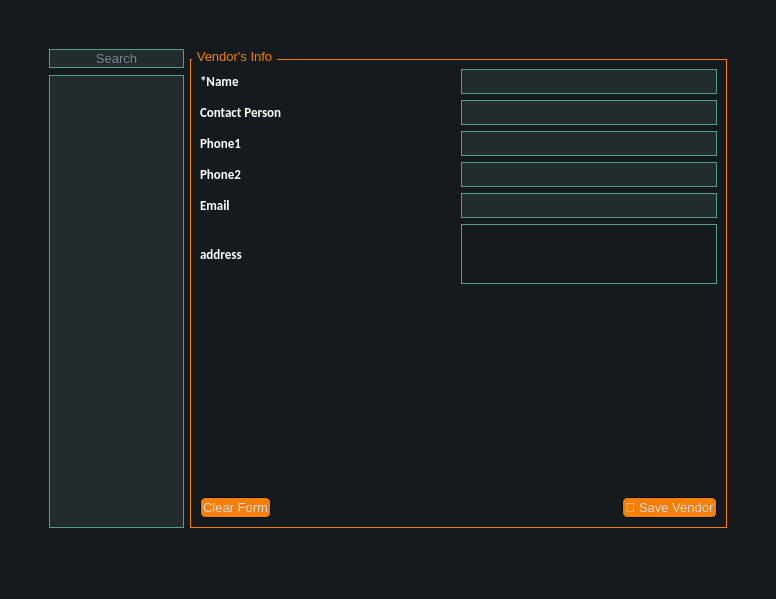
<?xml version="1.0" encoding="UTF-8"?>
<ui version="4.0">
 <class>MainWindow</class>
 <widget class="QMainWindow" name="MainWindow">
  <property name="geometry">
   <rect>
    <x>0</x>
    <y>0</y>
    <width>776</width>
    <height>599</height>
   </rect>
  </property>
  <property name="windowTitle">
   <string>MainWindow</string>
  </property>
  <property name="styleSheet">
   <string notr="true">QMainWindow , QWidget {
	font-size: 10pt;
	font-family: &quot;Segoe UI&quot;;
	background-color:#151a1e;
}

QCalendar {
	font-size: 10pt;
	font-family: &quot;Segoe UI&quot;;
	background-color: #151a1e;
}

QTextEdit {
	font-size: 10pt;
	font-family: &quot;Segoe UI&quot;;
	border-width: 1px;
	border-style: solid;
	border-color: #4fa08b;
	background-color: #222b2e;
	color: #d3dae3;
}

QPlainTextEdit {
	font-size: 10pt;
	font-family: &quot;Segoe UI&quot;;
	border-width: 1px;
	border-style: solid;
	border-color: #4fa08b;
	background-color: #222b2e;
	color: #d3dae3;
}

QToolButton {
	font-size: 10pt;
	font-family: &quot;Segoe UI&quot;;
	border-style: solid;
	border-top-color: qlineargradient(spread:pad, x1:0.5, y1:1, x2:0.5, y2:0, stop:0 rgb(215, 215, 215), stop:1 rgb(222, 222, 222));
	border-right-color: qlineargradient(spread:pad, x1:0, y1:0.5, x2:1, y2:0.5, stop:0 rgb(217, 217, 217), stop:1 rgb(227, 227, 227));
	border-left-color: qlineargradient(spread:pad, x1:0, y1:0.5, x2:1, y2:0.5, stop:0 rgb(227, 227, 227), stop:1 rgb(217, 217, 217));
	border-bottom-color: qlineargradient(spread:pad, x1:0.5, y1:1, x2:0.5, y2:0, stop:0 rgb(215, 215, 215), stop:1 rgb(222, 222, 222));
	border-width: 1px;
	border-radius: 5px;
	color: #d3dae3;
	padding: 2px;
	background-color: rgb(255,255,255);
}

QToolButton:hover {
	font-size: 10pt;
	font-family: &quot;Segoe UI&quot;;
	border-style: solid;
	border-top-color: qlineargradient(spread:pad, x1:0.5, y1:1, x2:0.5, y2:0, stop:0 rgb(195, 195, 195), stop:1 rgb(222, 222, 222));
	border-right-color: qlineargradient(spread:pad, x1:0, y1:0.5, x2:1, y2:0.5, stop:0 rgb(197, 197, 197), stop:1 rgb(227, 227, 227));
	border-left-color: qlineargradient(spread:pad, x1:0, y1:0.5, x2:1, y2:0.5, stop:0 rgb(227, 227, 227), stop:1 rgb(197, 197, 197));
	border-bottom-color: qlineargradient(spread:pad, x1:0.5, y1:1, x2:0.5, y2:0, stop:0 rgb(195, 195, 195), stop:1 rgb(222, 222, 222));
	border-width: 1px;
	border-radius: 5px;
	color: rgb(0,0,0);
	padding: 2px;
	background-color: rgb(255,255,255);
}

QToolButton:pressed {
	font-size: 10pt;
	font-family: &quot;Segoe UI&quot;;
	border-style: solid;
	border-top-color: qlineargradient(spread:pad, x1:0.5, y1:1, x2:0.5, y2:0, stop:0 rgb(215, 215, 215), stop:1 rgb(222, 222, 222));
	border-right-color: qlineargradient(spread:pad, x1:0, y1:0.5, x2:1, y2:0.5, stop:0 rgb(217, 217, 217), stop:1 rgb(227, 227, 227));
	border-left-color: qlineargradient(spread:pad, x1:0, y1:0.5, x2:1, y2:0.5, stop:0 rgb(227, 227, 227), stop:1 rgb(217, 217, 217));
	border-bottom-color: qlineargradient(spread:pad, x1:0.5, y1:1, x2:0.5, y2:0, stop:0 rgb(215, 215, 215), stop:1 rgb(222, 222, 222));
	border-width: 1px;
	border-radius: 5px;
	color: rgb(0,0,0);
	padding: 2px;
	background-color: rgb(142,142,142);
}

QPushButton {
	font-size: 10pt;
	font-family: &quot;Segoe UI&quot;;
	border-style: solid;
	border-color: #050a0e;
	border-width: 1px;
	border-radius: 5px;
	color: #d3dae3;
	padding: 2px;
	background-color: #F77F00;
}

QPushButton::default {
	font-size: 10pt;
	font-family: &quot;Segoe UI&quot;;
	border-style: solid;
	border-color: #050a0e;
	border-width: 1px;
	border-radius: 5px;
	color: #FFFFFF;
	padding: 2px;
	background-color: #151a1e;;
}

QPushButton:hover {
	font-size: 10pt;
	font-family: &quot;Segoe UI&quot;;
	border-style: solid;
	border-color: #050a0e;
	border-width: 1px;
	border-radius: 5px;
	color: #d3dae3;
	padding: 2px;
	background-color: #1c1f1f;
}

QPushButton:pressed {
	font-size: 10pt;
	font-family: &quot;Segoe UI&quot;;
	border-style: solid;
	border-color: #050a0e;
	border-width: 1px;
	border-radius: 5px;
	color: #d3dae3;
	padding: 2px;
	background-color: #2c2f2f;
}

QPushButton:disabled {
	font-size: 10pt;
	font-family: &quot;Segoe UI&quot;;
	border-style: solid;
	border-top-color: qlineargradient(spread:pad, x1:0.5, y1:1, x2:0.5, y2:0, stop:0 rgb(215, 215, 215), stop:1 rgb(222, 222, 222));
	border-right-color: qlineargradient(spread:pad, x1:0, y1:0.5, x2:1, y2:0.5, stop:0 rgb(217, 217, 217), stop:1 rgb(227, 227, 227));
	border-left-color: qlineargradient(spread:pad, x1:0, y1:0.5, x2:1, y2:0.5, stop:0 rgb(227, 227, 227), stop:1 rgb(217, 217, 217));
	border-bottom-color: qlineargradient(spread:pad, x1:0.5, y1:1, x2:0.5, y2:0, stop:0 rgb(215, 215, 215), stop:1 rgb(222, 222, 222));
	border-width: 1px;
	border-radius: 5px;
	color: #808086;
	padding: 2px;
	background-color: rgb(142,142,142);
}

QLineEdit {
	font-size: 10pt;
	font-family: &quot;Segoe UI&quot;;
	border-width: 1px;
	border-style: solid;
	border-color: #4fa08b;
	background-color: #222b2e;
	color: #d3dae3;
}

QLineEdit:disabled {
	font-size: 10pt;
	font-family: &quot;Segoe UI&quot;;
	border-width: 1px;
	border-style: solid;
	border-color: #4fa08b;
    background-color: #151a1e;
    color: #151a1e;
}

QLCDNumber {
	font-size: 10pt;
	font-family: &quot;Segoe UI&quot;;
	color: #4d9b87;
}

QProgressBar {
	font-size: 10pt;
	font-family: &quot;Segoe UI&quot;;
	text-align: center;
	color: #d3dae3;
	border-radius: 10px;
	border-color: transparent;
	border-style: solid;
	background-color: #52595d;
}

QProgressBar::chunk {
	font-size: 10pt;
	font-family: &quot;Segoe UI&quot;;
	background-color: #214037	;
	border-radius: 10px;
}

QMenuBar {
	font-size: 10pt;
	font-family: &quot;Segoe UI&quot;;
	background-color: #151a1e;
}

QMenuBar::item {
	font-size: 10pt;
	font-family: &quot;Segoe UI&quot;;
	color: #d3dae3;
  	spacing: 3px;
  	padding: 1px 4px;
	background-color: #151a1e;
}

QMenuBar::item:selected {
	font-size: 10pt;
	font-family: &quot;Segoe UI&quot;;
	background-color: #252a2e;
	color: #FFFFFF;
}

QMenu {
	font-size: 10pt;
	font-family: &quot;Segoe UI&quot;;
	background-color: #151a1e;
}

QMenu::item:selected {
	font-size: 10pt;
	font-family: &quot;Segoe UI&quot;;
	background-color: #252a2e;
	color: #FFFFFF;
}

QMenu::item {
	font-size: 10pt;
	font-family: &quot;Segoe UI&quot;;
	color: #d3dae3;
	background-color: #151a1e;
}

QTabBar::tab:first {
	font-size: 10pt;
	font-family: &quot;Segoe UI&quot;;
	border-style: solid;
	border-left-width:1px;
	border-right-width:0px;
	border-top-width:1px;
	border-bottom-width:0px;
	border-top-color: #050a0e;
	border-left-color: #050a0e;
	border-bottom-color: #050a0e;
	border-top-left-radius: 4px;
	color: #d3dae3;
	padding: 3px;
	margin-left:0px;
	background-color: #151a1e;
}

QTabBar::tab:last {
	font-size: 10pt;
	font-family: &quot;Segoe UI&quot;;
	border-style: solid;
	border-top-width:1px;
	border-left-width:1px;
	border-right-width:1px;
	border-bottom-width:0px;
	border-color: #050a0e;
	border-top-right-radius: 4px;
	color: #d3dae3;
	padding: 3px;
	margin-left:0px;
	background-color: #151a1e;
}

QTabBar::tab {
	font-size: 10pt;
	font-family: &quot;Segoe UI&quot;;
	border-style: solid;
	border-top-width:1px;
	border-bottom-width:0px;
	border-left-width:1px;
	border-top-color: #050a0e;
	border-left-color: #050a0e;
	border-bottom-color: #050a0e;
	color: #d3dae3;
	padding: 3px;
	margin-left:0px;
	background-color: #151a1e;
}


QTabBar::tab:selected, QTabBar::tab:last:selected, QTabBar::tab:hover {
	font-size: 10pt;
	font-family: &quot;Segoe UI&quot;;
	border-style: solid;
  	border-left-width:1px;
	border-bottom-width:0px;
	border-right-color: transparent;
	border-top-color: #050a0e;
	border-left-color: #050a0e;
	border-bottom-color: #050a0e;
	color: #FFFFFF;
	padding: 3px;
	margin-left:0px;
    background-color: #F77F00;
}

QTabBar::tab:selected, QTabBar::tab:first:selected, QTabBar::tab:hover {
	font-size: 10pt;
	font-family: &quot;Segoe UI&quot;;
	border-style: solid;
  	border-left-width:1px;
  	border-bottom-width:0px;
  	border-top-width:1px;
	border-right-color: transparent;
	border-top-color: #050a0e;
	border-left-color: #050a0e;
	border-bottom-color: #050a0e;
	color: #FFFFFF;
	padding: 3px;
	margin-left:0px;
    background-color: #F77F00;
}

QCheckBox {
	font-size: 10pt;
	font-family: &quot;Segoe UI&quot;;
	color: #d3dae3;
	padding: 2px;
}

QCheckBox:disabled {
	font-size: 10pt;
	font-family: &quot;Segoe UI&quot;;
	color: #808086;
	padding: 2px;
}

QCheckBox:hover {
	font-size: 10pt;
	font-family: &quot;Segoe UI&quot;;
	border-radius:4px;
	border-style:solid;
	padding-left: 1px;
	padding-right: 1px;
	padding-bottom: 1px;
	padding-top: 1px;
	border-width:1px;
	border-color: transparent;
}

QCheckBox::indicator:checked {
	font-size: 10pt;
	font-family: &quot;Segoe UI&quot;;
	height: 10px;
	width: 10px;
	border-style:solid;
	border-width: 1px;
	border-color: #4fa08b;
	color: #000000;
	background-color: qradialgradient(cx:0.4, cy:0.4, radius: 1.5,fx:0, fy:0, stop:0 #1e282c, stop:0.3 #1e282c, stop:0.4 #4fa08b, stop:0.5 #1e282c, stop:1 #1e282c);
}

QCheckBox::indicator:unchecked {
	font-size: 10pt;
	font-family: &quot;Segoe UI&quot;;
	height: 10px;
	width: 10px;
	border-style:solid;
	border-width: 1px;
	border-color: #4fa08b;
	color: #000000;
}

QRadioButton {
	font-size: 10pt;
	font-family: &quot;Segoe UI&quot;;
	color: #d3dae3;
	padding: 1px;
}

QRadioButton::indicator:checked {
	font-size: 10pt;
	font-family: &quot;Segoe UI&quot;;
	height: 10px;
	width: 10px;
	border-style:solid;
	border-radius:5px;
	border-width: 1px;
	border-color: #4fa08b;
	color: #a9b7c6;
	background-color: qradialgradient(cx:0.5, cy:0.5, radius:0.4,fx:0.5, fy:0.5, stop:0 #4fa08b, stop:1 #1e282c);
}

QRadioButton::indicator:!checked {
	font-size: 10pt;
	font-family: &quot;Segoe UI&quot;;
	height: 10px;
	width: 10px;
	border-style:solid;
	border-radius:5px;
	border-width: 1px;
	border-color: #4fa08b;
	color: #a9b7c6;
	background-color: transparent;
}

QStatusBar {
	font-size: 10pt;
	font-family: &quot;Segoe UI&quot;;
	color:#027f7f;
}

QSpinBox {
	font-size: 10pt;
	font-family: &quot;Segoe UI&quot;;
	color: #d3dae3;
	background-color: #222b2e;
	border-width: 1px;
	border-style: solid;
	border-color: #4fa08b;
}

QSpinBox:disabled {
	font-size: 10pt;
	font-family: &quot;Segoe UI&quot;;
	background-color: #151a1e;
    color: #151a1e;
}

QDoubleSpinBox {
	font-size: 10pt;
	font-family: &quot;Segoe UI&quot;;
	color: #d3dae3;
	background-color: #222b2e;
	border-width: 1px;
	border-style: solid;
	border-color: #4fa08b;
}

QTimeEdit {
	font-size: 10pt;
	font-family: &quot;Segoe UI&quot;;
	color: #d3dae3;
	background-color: #222b2e;
	border-width: 1px;
	border-style: solid;
	border-color: #4fa08b;
}

QDateTimeEdit {
	font-size: 10pt;
	font-family: &quot;Segoe UI&quot;;
	color: #d3dae3;
	background-color: #222b2e;
	border-width: 1px;
	border-style: solid;
	border-color: #4fa08b;
}

QDateEdit {
	font-size: 10pt;
	font-family: &quot;Segoe UI&quot;;
	color: #d3dae3;
	background-color: #222b2e;
	border-width: 1px;
	border-style: solid;
	border-color: #4fa08b;
}

QFontComboBox {
	font-size: 10pt;
	font-family: &quot;Segoe UI&quot;;
	color: #d3dae3;
	background-color: #222b2e;
	border-width: 1px;
	border-style: solid;
	border-color: #4fa08b;
}

QComboBox {
	font-size: 10pt;
	font-family: &quot;Segoe UI&quot;;
	color: #d3dae3;
	background-color: #222b2e;
	border-width: 1px;
	border-style: solid;
	border-color: #4fa08b;
}

QComboBox QAbstractItemView {
	font-size: 10pt;
	font-family: &quot;Segoe UI&quot;;
	background-color: #222b2e;
	color: #d3dae3;
	selection-background-color: #007acc;
}

QDial {
	font-size: 10pt;
	font-family: &quot;Segoe UI&quot;;
	background: #16a085;
}

QToolBox {
	font-size: 10pt;
	font-family: &quot;Segoe UI&quot;;
	color: #a9b7c6;
	background-color: #222b2e;
}

QToolBox::tab {
	font-size: 10pt;
	font-family: &quot;Segoe UI&quot;;
	color: #a9b7c6;
	background-color:#222b2e;
}

QToolBox::tab:selected {
	font-size: 10pt;
	font-family: &quot;Segoe UI&quot;;
	color: #FFFFFF;
	background-color:#222b2e;
}

QSlider::groove:horizontal {
	font-size: 10pt;
	font-family: &quot;Segoe UI&quot;;
	height: 5px;
	background-color: #52595d;
}

QSlider::groove:vertical {
	font-size: 10pt;
	font-family: &quot;Segoe UI&quot;;
	width: 5px;
	background-color: #52595d;
}

QSlider::handle:horizontal {
	font-size: 10pt;
	font-family: &quot;Segoe UI&quot;;
	background: #1a2224;
	border-style: solid;
	border-width: 1px;
	border-color: rgb(207,207,207);
	width: 12px;
	margin: -5px 0;
	border-radius: 7px;
}

QSlider::handle:vertical {
	font-size: 10pt;
	font-family: &quot;Segoe UI&quot;;
	background: #1a2224;
	border-style: solid;
	border-width: 1px;
	border-color: rgb(207,207,207);
	height: 12px;
	margin: 0 -5px;
	border-radius: 7px;
}

QSlider::add-page:horizontal {
	font-size: 10pt;
	font-family: &quot;Segoe UI&quot;;
	background: #52595d;
}

QSlider::add-page:vertical {
	font-size: 10pt;
	font-family: &quot;Segoe UI&quot;;
	background: #52595d;
}

QSlider::sub-page:horizontal {
	font-size: 10pt;
	font-family: &quot;Segoe UI&quot;;
	background-color: #15433a;
}

QSlider::sub-page:vertical {
	font-size: 10pt;
	font-family: &quot;Segoe UI&quot;;
	background-color: #15433a;
}

QScrollBar:horizontal {
	font-size: 10pt;
	font-family: &quot;Segoe UI&quot;;
	max-height: 10px;
	border: 1px transparent grey;
	margin: 0px 20px 0px 20px;
	background: transparent;
}

QScrollBar:vertical {
	font-size: 10pt;
	font-family: &quot;Segoe UI&quot;;
	max-width: 10px;
	border: 1px transparent grey;
	margin: 20px 0px 20px 0px;
	background: transparent;
}

QScrollBar::handle:horizontal {
	font-size: 10pt;
	font-family: &quot;Segoe UI&quot;;
	background: #52595d;
	border-style: transparent;
	border-radius: 4px;
	min-width: 25px;
}

QScrollBar::handle:horizontal:hover {
	font-size: 10pt;
	font-family: &quot;Segoe UI&quot;;
	background: #58a492;
	border-style: transparent;
	border-radius: 4px;
	min-width: 25px;
}

QScrollBar::handle:vertical {
	font-size: 10pt;
	font-family: &quot;Segoe UI&quot;;
	background: #52595d;
	border-style: transparent;
	border-radius: 4px;
	min-height: 25px;
}

QScrollBar::handle:vertical:hover {
	font-size: 10pt;
	font-family: &quot;Segoe UI&quot;;
	background: #58a492;
	border-style: transparent;
	border-radius: 4px;
	min-height: 25px;
}

QScrollBar::add-line:horizontal {
	font-size: 10pt;
	font-family: &quot;Segoe UI&quot;;
	border: 2px transparent grey;
   border-top-right-radius: 4px;
   border-bottom-right-radius: 4px;
   background: #15433a;
   width: 20px;
   subcontrol-position: right;
   subcontrol-origin: margin;
}

QScrollBar::add-line:horizontal:pressed {
	font-size: 10pt;
	font-family: &quot;Segoe UI&quot;;
	border: 2px transparent grey;
   border-top-right-radius: 4px;
   border-bottom-right-radius: 4px;
   background: rgb(181,181,181);
   width: 20px;
   subcontrol-position: right;
   subcontrol-origin: margin;
}

QScrollBar::add-line:vertical {
	font-size: 10pt;
	font-family: &quot;Segoe UI&quot;;
	border: 2px transparent grey;
   border-bottom-left-radius: 4px;
   border-bottom-right-radius: 4px;
   background: #15433a;
   height: 20px;
   subcontrol-position: bottom;
   subcontrol-origin: margin;
}

QScrollBar::add-line:vertical:pressed {
	font-size: 10pt;
	font-family: &quot;Segoe UI&quot;;
	border: 2px transparent grey;
   border-bottom-left-radius: 4px;
   border-bottom-right-radius: 4px;
   background: rgb(181,181,181);
   height: 20px;
   subcontrol-position: bottom;
   subcontrol-origin: margin;
}

QScrollBar::sub-line:horizontal {
	font-size: 10pt;
	font-family: &quot;Segoe UI&quot;;
	border: 2px transparent grey;
   border-top-left-radius: 4px;
   border-bottom-left-radius: 4px;
   background: #15433a;
   width: 20px;
   subcontrol-position: left;
   subcontrol-origin: margin;
}

QScrollBar::sub-line:horizontal:pressed {
	font-size: 10pt;
	font-family: &quot;Segoe UI&quot;;
	border: 2px transparent grey;
   border-top-left-radius: 4px;
   border-bottom-left-radius: 4px;
   background: rgb(181,181,181);
   width: 20px;
   subcontrol-position: left;
   subcontrol-origin: margin;
}

QScrollBar::sub-line:vertical {
	font-size: 10pt;
	font-family: &quot;Segoe UI&quot;;
	border: 2px transparent grey;
   border-top-left-radius: 4px;
   border-top-right-radius: 4px;
   background: #15433a;
   height: 20px;
   subcontrol-position: top;
   subcontrol-origin: margin;
}

QScrollBar::sub-line:vertical:pressed {
	font-size: 10pt;
	font-family: &quot;Segoe UI&quot;;
	border: 2px transparent grey;
   border-top-left-radius: 4px;
   border-top-right-radius: 4px;
   background: rgb(181,181,181);
   height: 20px;
   subcontrol-position: top;
   subcontrol-origin: margin;
}

QScrollBar::add-page:horizontal, QScrollBar::sub-page:horizontal {
	font-size: 10pt;
	font-family: &quot;Segoe UI&quot;;
	background: none;
}

QScrollBar::add-page:vertical, QScrollBar::sub-page:vertical {
	font-size: 10pt;
	font-family: &quot;Segoe UI&quot;;
	background: none;
}

QComboBox {
	font-size: 10pt;
	font-family: &quot;Segoe UI&quot;;
	color: #ffffff;
    font-weight: bold;
}

QRadioButton, QComboBox {
	font-size: 10pt;
	color: #ffffff;
    font-family: Calibri;
    font-weight: bold;
}

QComboBox:disabled {
	font-family: Calibri;
    font-weight: bold;
	font-size: 13px;
    background-color: #151a1e;
    color: #151a1e;
}

QFrame {
	font-size: 10pt;
	font-family: &quot;Segoe UI&quot;;
	background-color: #151a1e;
}

QTabWidget {
	font-size: 10pt;
	font-family: &quot;Segoe UI&quot;;
	color:#ffffff;
	background-color: #151a1e;
}

QTabWidget::pane {
	font-size: 10pt;
	font-family: &quot;Segoe UI&quot;;
	color: #ffffff;

	border-color: #050a0e;
	background-color: #151a1e;
	border-style: solid;
	border-width: 1px;
}


QHeaderView::section {
    background-color: #F77F00;
    color: white;
    padding: 4px;
    border: 1px solid black;
}

QTableView::item {
	font-size: 10pt;
	font-family: &quot;Segoe UI&quot;;
	padding: 5px;
    background: white;
}

QTableView::item:alternate {
	font-size: 10pt;
	font-family: &quot;Segoe UI&quot;;
	color: #000000;
    background: lightgray;
}

QTableView::item:selected {
    background-color: #3399FF; /* or any contrasting color */
    color: black; /* ensure text is visible */
}



QLabel {
	color: #ffffff;
	background-color: #151a1e;
    font-family: Calibri;
    font-weight: bold;
	font-size: 13px;
}

QGroupBox {
	font-size: 10pt;
	font-family: &quot;Segoe UI&quot;;
	border: 1px solid #F77F00;
    margin-top: 10px;
}

QGroupBox::title {
	color: #F77F00 ;
    subcontrol-origin: margin;
    left: 2px;
    padding: 0 3px;
    font-family: PoetsenOne;
    font-weight: bold;
	font-size: 14px;
}


QTreeWidget {
    background-color: white;
    border: 1px solid black;
}

QTreeWidget::item {
    border-bottom: 1px solid black;
}
QTreeWidget::item:selected {
    background-color: #3399FF; /* or any contrasting color */
    color: black; /* ensure text is visible */
}


QTableWidget {
    background-color: white;
    border: 1px solid black;
}

QTableWidget::item {
    border-bottom: 1px solid black;
}
QTableWidget::item:selected {
    background-color: #3399FF; /* or any contrasting color */
    color: black; /* ensure text is visible */
}

QListWidget{
	font-size: 10pt;
	font-family: &quot;Segoe UI&quot;;
	border-width: 1px;
	border-style: solid;
	border-color: #4fa08b;
	background-color: #222b2e;
	color: #d3dae3;
}
QListWidget::item {
    padding: 5px;
    border: none;
}

QListWidget::item:selected {
    background-color: #F77F00;
    color: #ffffff; /* optional: adjust text color for contrast */
}


</string>
  </property>
  <widget class="QWidget" name="centralwidget">
   <layout class="QGridLayout" name="gridLayout_11">
    <item row="0" column="1">
     <spacer name="verticalSpacer">
      <property name="orientation">
       <enum>Qt::Vertical</enum>
      </property>
      <property name="sizeType">
       <enum>QSizePolicy::Minimum</enum>
      </property>
      <property name="sizeHint" stdset="0">
       <size>
        <width>20</width>
        <height>40</height>
       </size>
      </property>
     </spacer>
    </item>
    <item row="2" column="1">
     <widget class="QListWidget" name="vendors_list">
      <property name="minimumSize">
       <size>
        <width>120</width>
        <height>0</height>
       </size>
      </property>
      <property name="maximumSize">
       <size>
        <width>135</width>
        <height>16777215</height>
       </size>
      </property>
     </widget>
    </item>
    <item row="1" column="1">
     <widget class="QLineEdit" name="lineEdit_19">
      <property name="maximumSize">
       <size>
        <width>135</width>
        <height>16777215</height>
       </size>
      </property>
      <property name="alignment">
       <set>Qt::AlignCenter</set>
      </property>
      <property name="placeholderText">
       <string>Search</string>
      </property>
     </widget>
    </item>
    <item row="1" column="2" rowspan="2">
     <widget class="QGroupBox" name="groupBox_5">
      <property name="title">
       <string>Vendor's Info</string>
      </property>
      <layout class="QGridLayout" name="gridLayout_9">
       <item row="2" column="2">
        <widget class="QLineEdit" name="contact_person">
         <property name="minimumSize">
          <size>
           <width>150</width>
           <height>25</height>
          </size>
         </property>
         <property name="alignment">
          <set>Qt::AlignCenter</set>
         </property>
        </widget>
       </item>
       <item row="10" column="1">
        <spacer name="horizontalSpacer_3">
         <property name="orientation">
          <enum>Qt::Horizontal</enum>
         </property>
         <property name="sizeHint" stdset="0">
          <size>
           <width>40</width>
           <height>20</height>
          </size>
         </property>
        </spacer>
       </item>
       <item row="3" column="0" colspan="2">
        <widget class="QLabel" name="label_333">
         <property name="text">
          <string>Phone1</string>
         </property>
        </widget>
       </item>
       <item row="4" column="0" colspan="2">
        <widget class="QLabel" name="label_31">
         <property name="text">
          <string>Phone2</string>
         </property>
        </widget>
       </item>
       <item row="2" column="0" colspan="2">
        <widget class="QLabel" name="label_40">
         <property name="text">
          <string>Contact Person</string>
         </property>
        </widget>
       </item>
       <item row="1" column="2">
        <widget class="QLineEdit" name="name">
         <property name="minimumSize">
          <size>
           <width>0</width>
           <height>25</height>
          </size>
         </property>
         <property name="alignment">
          <set>Qt::AlignCenter</set>
         </property>
        </widget>
       </item>
       <item row="9" column="0">
        <spacer name="verticalSpacer_3">
         <property name="orientation">
          <enum>Qt::Vertical</enum>
         </property>
         <property name="sizeHint" stdset="0">
          <size>
           <width>20</width>
           <height>40</height>
          </size>
         </property>
        </spacer>
       </item>
       <item row="5" column="2">
        <widget class="QLineEdit" name="email">
         <property name="minimumSize">
          <size>
           <width>0</width>
           <height>25</height>
          </size>
         </property>
         <property name="alignment">
          <set>Qt::AlignCenter</set>
         </property>
        </widget>
       </item>
       <item row="10" column="0">
        <widget class="QPushButton" name="clear_form">
         <property name="maximumSize">
          <size>
           <width>150</width>
           <height>16777215</height>
          </size>
         </property>
         <property name="text">
          <string>Clear Form</string>
         </property>
        </widget>
       </item>
       <item row="6" column="2">
        <widget class="QPlainTextEdit" name="address">
         <property name="maximumSize">
          <size>
           <width>16777215</width>
           <height>60</height>
          </size>
         </property>
        </widget>
       </item>
       <item row="5" column="0">
        <widget class="QLabel" name="label_33">
         <property name="text">
          <string>Email</string>
         </property>
        </widget>
       </item>
       <item row="4" column="2">
        <widget class="QLineEdit" name="phone2">
         <property name="minimumSize">
          <size>
           <width>0</width>
           <height>25</height>
          </size>
         </property>
         <property name="alignment">
          <set>Qt::AlignCenter</set>
         </property>
        </widget>
       </item>
       <item row="6" column="0">
        <widget class="QLabel" name="label_34">
         <property name="text">
          <string>address</string>
         </property>
        </widget>
       </item>
       <item row="3" column="2">
        <widget class="QLineEdit" name="phone1">
         <property name="minimumSize">
          <size>
           <width>0</width>
           <height>25</height>
          </size>
         </property>
         <property name="alignment">
          <set>Qt::AlignCenter</set>
         </property>
        </widget>
       </item>
       <item row="1" column="0" colspan="2">
        <widget class="QLabel" name="label_35">
         <property name="text">
          <string>*Name</string>
         </property>
        </widget>
       </item>
       <item row="10" column="2" alignment="Qt::AlignRight">
        <widget class="QPushButton" name="save_vendor">
         <property name="maximumSize">
          <size>
           <width>150</width>
           <height>16777215</height>
          </size>
         </property>
         <property name="text">
          <string>💾 Save Vendor</string>
         </property>
        </widget>
       </item>
      </layout>
     </widget>
    </item>
    <item row="3" column="1">
     <spacer name="verticalSpacer_2">
      <property name="orientation">
       <enum>Qt::Vertical</enum>
      </property>
      <property name="sizeType">
       <enum>QSizePolicy::Minimum</enum>
      </property>
      <property name="sizeHint" stdset="0">
       <size>
        <width>20</width>
        <height>40</height>
       </size>
      </property>
     </spacer>
    </item>
    <item row="2" column="0">
     <spacer name="horizontalSpacer">
      <property name="orientation">
       <enum>Qt::Horizontal</enum>
      </property>
      <property name="sizeType">
       <enum>QSizePolicy::Minimum</enum>
      </property>
      <property name="sizeHint" stdset="0">
       <size>
        <width>40</width>
        <height>20</height>
       </size>
      </property>
     </spacer>
    </item>
    <item row="1" column="3">
     <spacer name="horizontalSpacer_2">
      <property name="orientation">
       <enum>Qt::Horizontal</enum>
      </property>
      <property name="sizeType">
       <enum>QSizePolicy::Minimum</enum>
      </property>
      <property name="sizeHint" stdset="0">
       <size>
        <width>40</width>
        <height>20</height>
       </size>
      </property>
     </spacer>
    </item>
   </layout>
  </widget>
  <widget class="QStatusBar" name="statusbar"/>
 </widget>
 <tabstops>
  <tabstop>name</tabstop>
  <tabstop>contact_person</tabstop>
  <tabstop>phone1</tabstop>
  <tabstop>phone2</tabstop>
  <tabstop>email</tabstop>
  <tabstop>address</tabstop>
  <tabstop>lineEdit_19</tabstop>
  <tabstop>vendors_list</tabstop>
 </tabstops>
 <resources/>
 <connections/>
</ui>
